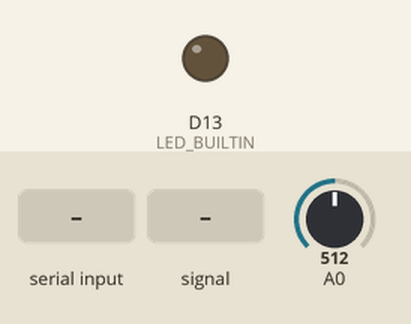
Bench run of a sketch on a simulated Arduino Zero (SAMD21). Parts: output pins drawn as LEDs (lit = HIGH). The test bench sets the inputs (shaded band); at power-on: A0 = 512. What the sketch prints to the serial monitor is not drawn.

Above: at 1.2 s.
1.3 s: "start\n" received over Serial
At 2.5 s:
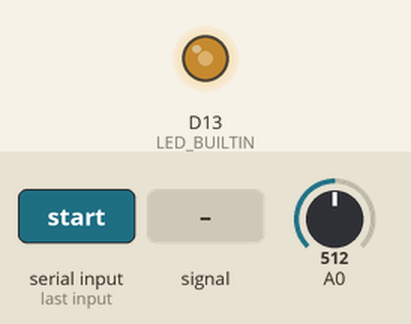
2.8 s: A0 fed a 200 Hz sine of ±81 counts around its level
At 3.9 s:
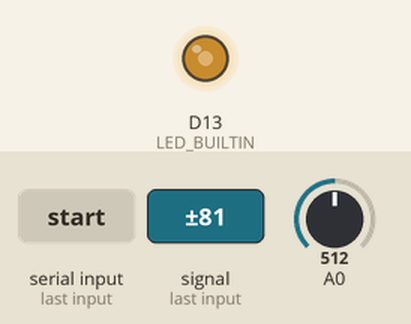
5.8 s: A0 set to 900
7.3 s: A0 set to 122
At 8.3 s:
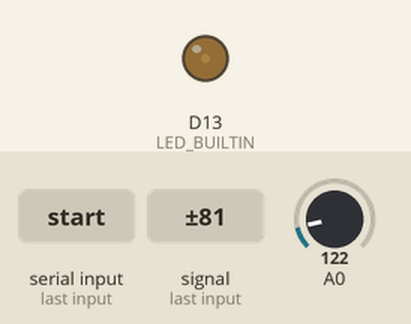
8.8 s: A0 fed a 200 Hz sine of ±81 counts around its level
At 9.06 s:
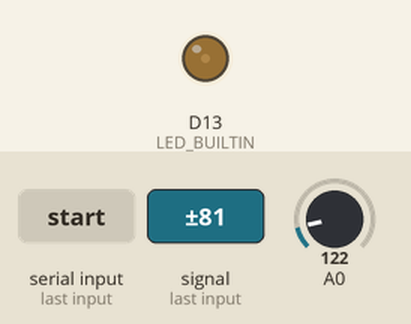
11.8 s: "stop\n" received over Serial
Timing chart, 0 to 14.3 s (numbered marks = the images above; inputs shaded):
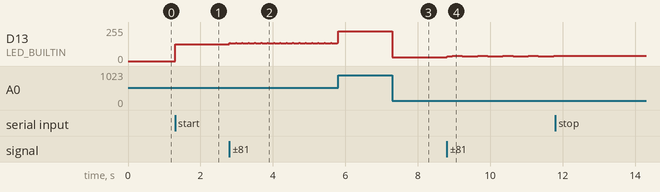

Measured:
- after the input at 1.3 s, D13 (LED_BUILTIN): 0/255 → 127/255 at once
- after the input at 2.8 s, D13 (LED_BUILTIN): 127/255 → 132/255 at once, then repeats every 0.16 s: 136/255 0.01 s, 133/255 0.04 s, 134/255 0.06 s, 135/255 0.05 s
- after the input at 7.3 s, D13 (LED_BUILTIN): 224/255 → 30/255 at once
- after the input at 8.8 s, D13 (LED_BUILTIN): 30/255 → 33/255 at once, then moves between 33/255 and 39/255, repeating every 1.4 s
- after the input at 11.8 s, D13 (LED_BUILTIN): stops changing and stays 38/255

The sketch:

Soft_Light.ino
```cpp
/*
	Project 10.1 Soft Light

	Use an ADC Module to read ADC values of a potentiometer
	and map it to duty cycle of the PWM used to control the brightness of an LED.
*/

#define PIN_ADC0 0

String command;

void setup() {
	// Put your setup code here, to run once:
	pinMode(LED_BUILTIN, OUTPUT);
	Serial.begin(9600);
}

void loop() {
	// Put your main code here, to run repeatedly:
	int ADC_mapped;

	detect_trigger_word();

	while (command == "start") {
		if (map(analogRead(PIN_ADC0), 0, 1023, 0, 255) != ADC_mapped) {
			ADC_mapped = map(analogRead(PIN_ADC0), 0, 1023, 0, 255);
			analogWrite(PIN_LED, ADC_mapped);
			Serial.print("on," + String(ADC_mapped));
			custom_delay(10);
		}

		if (command == "stop") {Serial.write("off"); break;}
	}
}

// Function for custom time delay
void custom_delay(int time_period) {
	unsigned long time_now = millis(); // Return the number of milliseconds passed since the Arduino board began running the current program

	while (millis() < time_now + time_period) {
		detect_trigger_word();

		if (command == "stop") break;
	}
}

void detect_trigger_word() {
	String aux;

	if (Serial.available() > 0) { // Serial.available() -> Get the number of bytes (characters) available for reading from the serial port
		aux = Serial.readStringUntil('\n'); // Read incoming serial data

		if (aux == "start" || aux == "stop") {command = aux;}
	}
}
```
